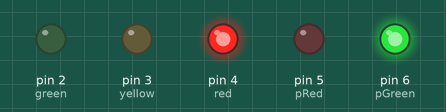
A sketch run on a simulated Arduino Uno, built with avr-gcc and run on an emulated ATmega328P. Parts: output pins drawn as LEDs (lit = HIGH).

Above: at 2.5 s.
At 6.2 s:
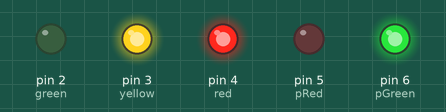
At 7.7 s:
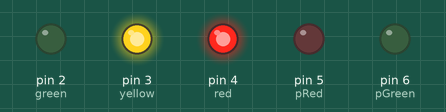
At 10.5 s:
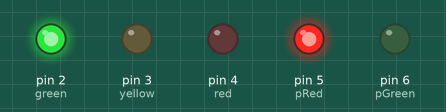
At 14.5 s:
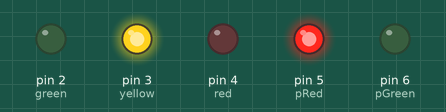
Timing chart, 0 to 20.8 s (numbered marks = the images above):
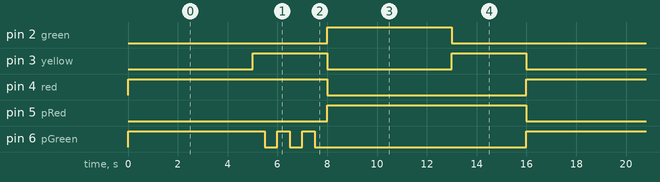

The sketch:

Traffic_Light_with_Pedestrian_Light.ino
```cpp
int green = 2; // this number indicates the pin number of the Arduino board
int yellow = 3;
int red = 4;
int pRed = 5;
int pGreen = 6;
void setup() {
pinMode(green, OUTPUT);
pinMode(yellow, OUTPUT);
pinMode(red, OUTPUT);
pinMode(pRed, OUTPUT);
pinMode(pGreen, OUTPUT);
}
void loop() {
 // add FSM by calling state sub-routines here
  state_1();
  state_2();
  state_3();
  state_4();
}
void state_1() { // definition of State 1
 // add codes here to light up the LEDs and provide time delays
  digitalWrite(red, HIGH);
  digitalWrite(yellow, LOW);
  digitalWrite(green, LOW);
  digitalWrite(pRed, LOW);
  digitalWrite(pGreen, HIGH);
  delay(5000);
}
// add more states here
void state_2() {
  digitalWrite(red, HIGH);
  digitalWrite(yellow, HIGH);
  digitalWrite(green, LOW);
  digitalWrite(pRed, LOW);
  // Flash
  for (int i = 0; i < 3; i++) {
    digitalWrite(pGreen, HIGH);
    delay(500);
    digitalWrite(pGreen, LOW);
    delay(500);

  }
}

void state_3() {
  digitalWrite(red, LOW);
  digitalWrite(yellow, LOW);
  digitalWrite(green, HIGH);
  digitalWrite(pRed, HIGH);
  digitalWrite(pGreen, LOW);
  delay(5000);
}

void state_4() {
  digitalWrite(red, LOW);
  digitalWrite(yellow, HIGH);
  digitalWrite(green, LOW);
  digitalWrite(pRed, HIGH);
  digitalWrite(pGreen, LOW);
  delay(3000);
}
```

Measured:
- by itself, pin 2 (green): alternates HIGH for 5.0 s and LOW for 11.0 s
- by itself, pin 3 (yellow): alternates HIGH for 3.0 s and LOW for 5.0 s
- by itself, pin 4 (red), pin 5 (pRed): alternates HIGH for 8.0 s and LOW for 8.0 s
- by itself, pin 6 (pGreen): repeats every 16.0 s: 2 × (LOW 0.50 s, HIGH 0.50 s), LOW 8.5 s, HIGH 5.5 s
